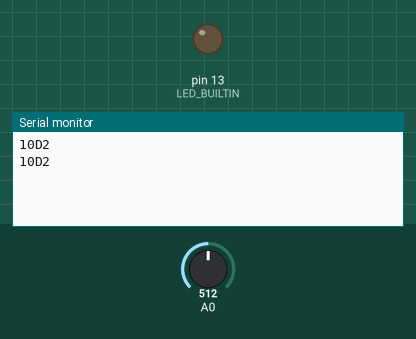
Bench run of a sketch on a simulated Arduino Uno, built with avr-gcc and run on an emulated ATmega328P. On the bench: output pins drawn as LEDs (lit = HIGH), the last lines printed to the serial monitor. Inputs (shaded band) come from the test bench; at power-on: A0 = 512.

Above: at 10.8 s.
10.9 s: A0 set to 716
At 21.2 s:
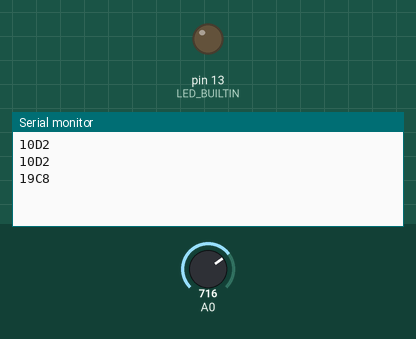
21.5 s: A0 set to 900
At 31.2 s:
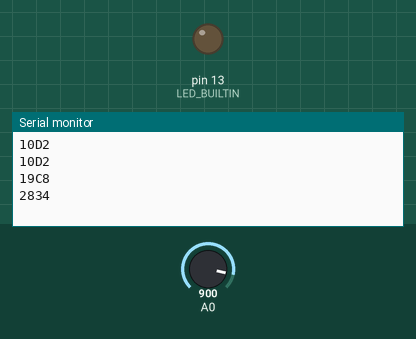

The sketch:

temp.ino
```cpp
#include <math.h>

void setup() {
  pinMode(LED_BUILTIN, OUTPUT);
  digitalWrite(LED_BUILTIN, LOW);
  Serial.begin(9600);
}

float get_temp() {
  double val = analogRead(0);
  double fenya = (val / 1023.0) * 5.0;
  double r = (5.0 - fenya) / fenya * 4700.0;
  float temperatureC = 1 / (log(r / 10000.0) / 3950.0 + 1 / (25.0 + 273.15)) - 273.15;
  return temperatureC;
}

void loop() {
  char dataString[50] = {0};
  float temperatureC = get_temp();
  int temperatureC_int = (int)(temperatureC * 100); // Multiply by 100 and cast to int to preserve two decimal places
  sprintf(dataString, "%04X", temperatureC_int); // Format as a 4-digit hexadecimal number
  Serial.println(dataString);
  delay(10000);
}
```

Measured:
- after the input at 10.9 s, the serial monitor: prints a new line after 9.1 s (image 1)
- after the input at 21.5 s, the serial monitor: prints a new line after 8.5 s (image 2)
